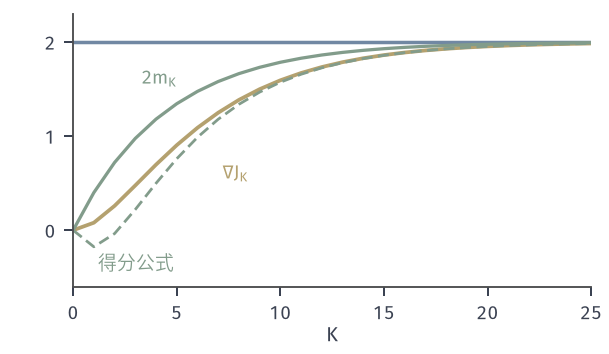

Write Python code to recreate this figure.
from pathlib import Path
import sys
HERE = Path(__file__).resolve().parent
sys.path.insert(0, str(HERE.parent/"pgrad-common"))
from pgrad_fig import *
# Target N(theta,1), f = x^2, J'(theta) = 2 theta, theta = 1.  Chain X^(t+1) = rho X^(t) + (1-rho) theta + sqrt(1-rho^2) eps_t,
# rho = 0.8, X^(0) = 0, so X^(K) ~ N(m_K, v_K), m_K = theta (1 - rho^K), v_K = 1 - rho^{2K}.
# Blue: target 2.  Yellow: derivative of the K-step program J_K(theta) = m_K^2 + v_K, i.e. 2 theta (1-rho^K)^2.
# Green solid: mean of the target reparameterization formula 2X applied to X^(K): 2 m_K.
# Green dashed: mean of the target score formula X^2 (X - theta) applied to X^(K): m^3 + 3 m v - theta (m^2 + v).
rho, th = .8, 1.0
K = np.arange(0, 26)
m = th*(1-rho**K); v = 1-rho**(2*K)
prog = 2*th*(1-rho**K)**2; rep = 2*m; sf = m**3+3*m*v-th*(m*m+v)
fig, ax = figure(width_mm=86, height_mm=50)
panel(fig, left=.12, right=.97, bottom=.19, top=.96)
ax.axhline(2*th, color=BLUE, lw=1.4)
ax.plot(K, prog, color=YELLOW, lw=1.5)
ax.plot(K, rep, color=GREEN, lw=1.3)
ax.plot(K, sf, color=GREEN, lw=1.1, ls=DASH)
lab(ax, 3.3, 1.55, r'$2m_K$', GREEN); lab(ax, 7.2, .55, r'$\nabla J_K$', YELLOW); lab(ax, 1.2, -.42, '得分公式', GREEN)
ax.set_xlim(0, 25); ax.set_ylim(-.6, 2.3); ax.set_xticks([0, 5, 10, 15, 20, 25]); ax.set_yticks([0, 1, 2])
axlab(ax, r'$K$')
save(fig, HERE, 'figure', {'K': K.tolist(), 'program_derivative': prog.tolist(), 'reparam_formula_mean': rep.tolist(), 'score_formula_mean': sf.tolist()})
